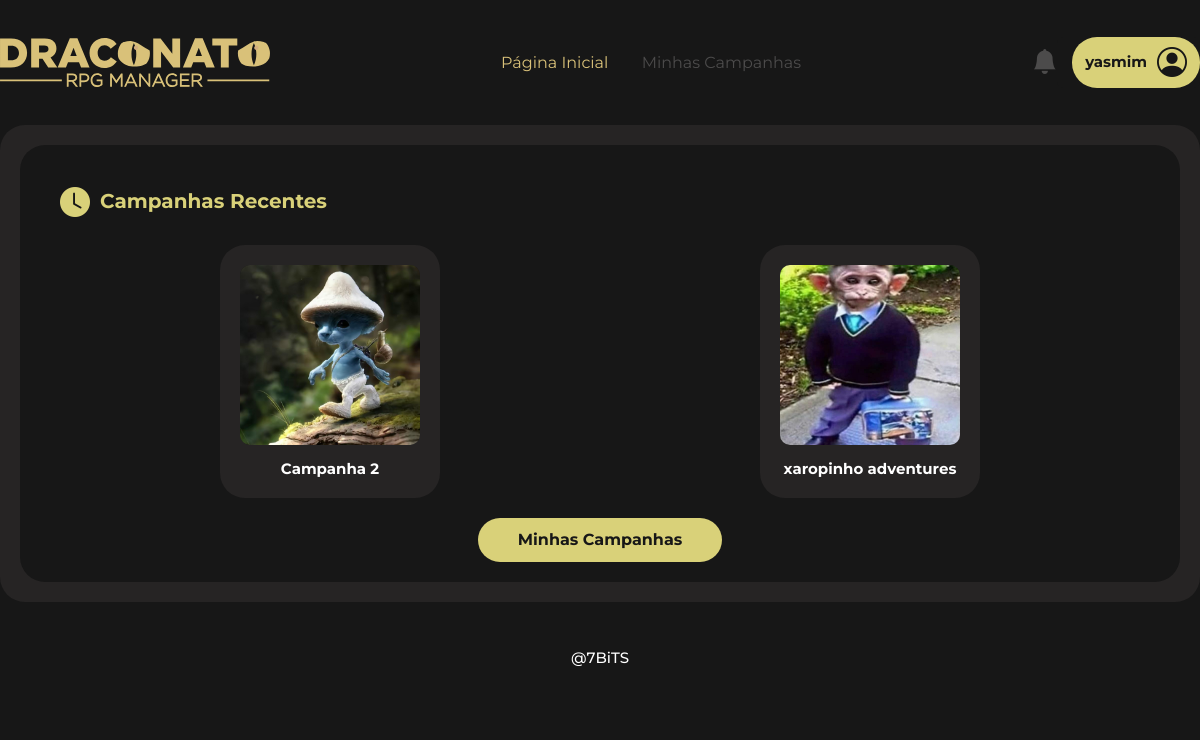
The app's page / (signed in), older data.
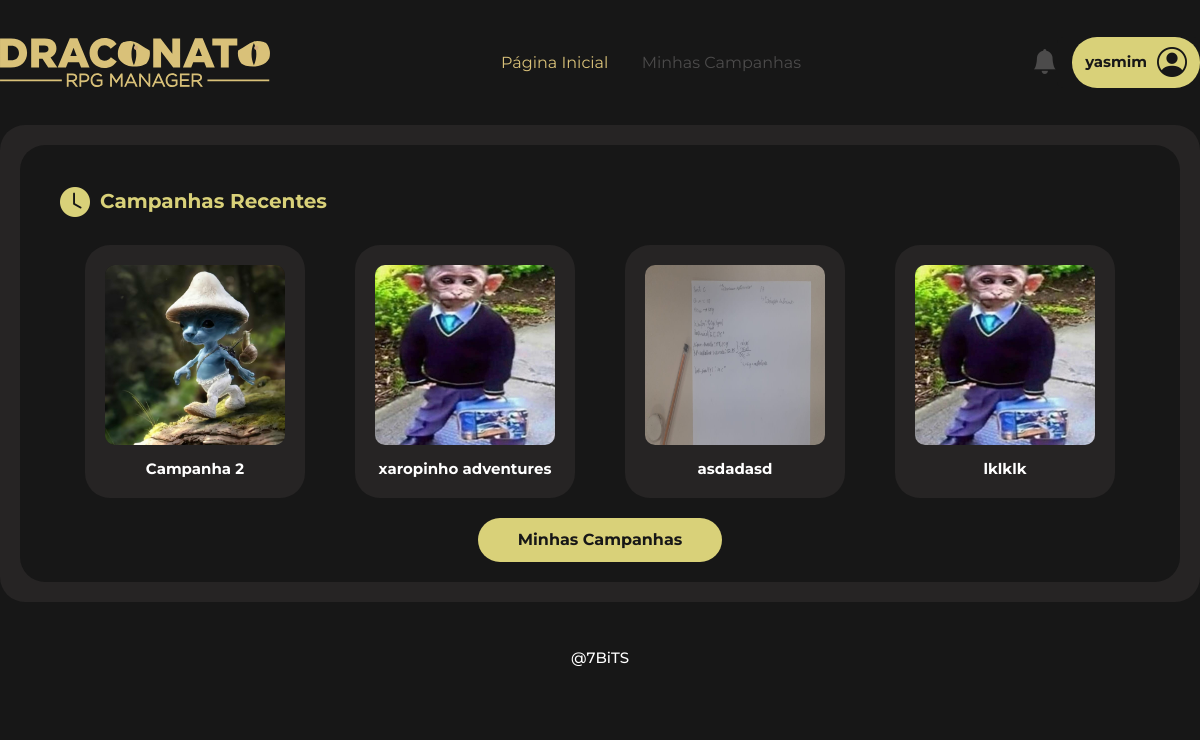
The same page, newer data.
### manager/models.py (models this page shows, shortened)
class Campanha(models.Model):
    imagem = models.ImageField(upload_to='campanha/images/')
    nome = models.CharField(max_length=100)
    sistema = models.ForeignKey(Sistema, on_delete=models.CASCADE)
    data_inicio = models.DateField(auto_now_add=True)
    descricao = models.TextField(blank=True)
    mestre = models.ForeignKey(get_user_model(), on_delete=models.CASCADE)
    jogador = models.ManyToManyField(get_user_model(), related_name='campanhas_participantes', blank=True)

### manager/views.py (the view)
# urls.py: path('', ListarInicio.as_view(),name='index'),
class ListarInicio(LoginRequiredMixin, ListView):
    template_name = "manager/index.html"
    model = Campanha
    context_object_name = 'campanhas'
    paginate_by = '4'
    def get_queryset(self):
        user = self.request.user
        queryset = Campanha.objects.filter(Q(mestre=user) | Q(jogador=user))
        return queryset

### manager/templates/manager/index.html
{% extends 'base_index.html' %}
{% block nav %}
<a style="color: #D9C179;" href="{% url 'index' %}">Página Inicial</a>
<a href="{% url 'minhascampanhas' %}">Minhas Campanhas</a>
{% endblock nav %}
{% block area %}
<div class="area-med">
  <div class="area-camp">
    <div class="area-camp-title">
      <i class="bi bi-clock-fill"></i>
      <h3 class="title-1">Campanhas Recentes</h3>
    </div>
    <div class="camp-content">
      {% if campanhas %}
        {% for campanha in campanhas %}
          <a href="{% url 'dashboard' campanha.pk %}" class="camp">
            <img src="{{ campanha.imagem.url }}" alt="" />
            <h3>{{ campanha.nome }}</h3>
          </a>
        {% endfor %}
      {% else %}
        <div>
          <h2 class="erro-h2">Ops...</h2>
          <h3 class="erro-h3">Você não faz parte de nenhuma campanha :(</h3>
        </div>
      {% endif %}
    </div>
  </div>
  <div class="area-botao">
    <a href="{% url "minhascampanhas" %}" class="botao-vermais">
      {% if campanhas %}
        Minhas Campanhas
      {% else %}
        Ver Campanhas
      {% endif %}
    </a>
  </div>
</div>
{% endblock %}

Row changes from the older to the newer data that the page shows:
added Campanha: imagem (picture), nome "asdadasd"
added Campanha: imagem (picture), nome "lklklk"
